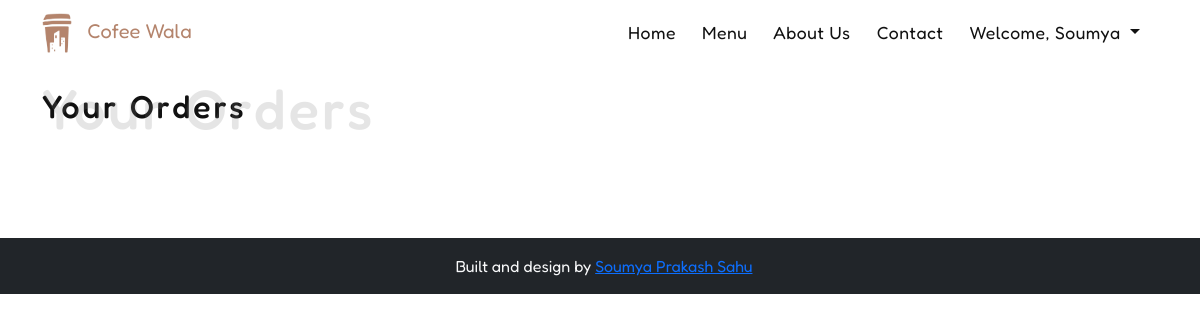
Page /food/orders/ (signed in) on the earlier database version.
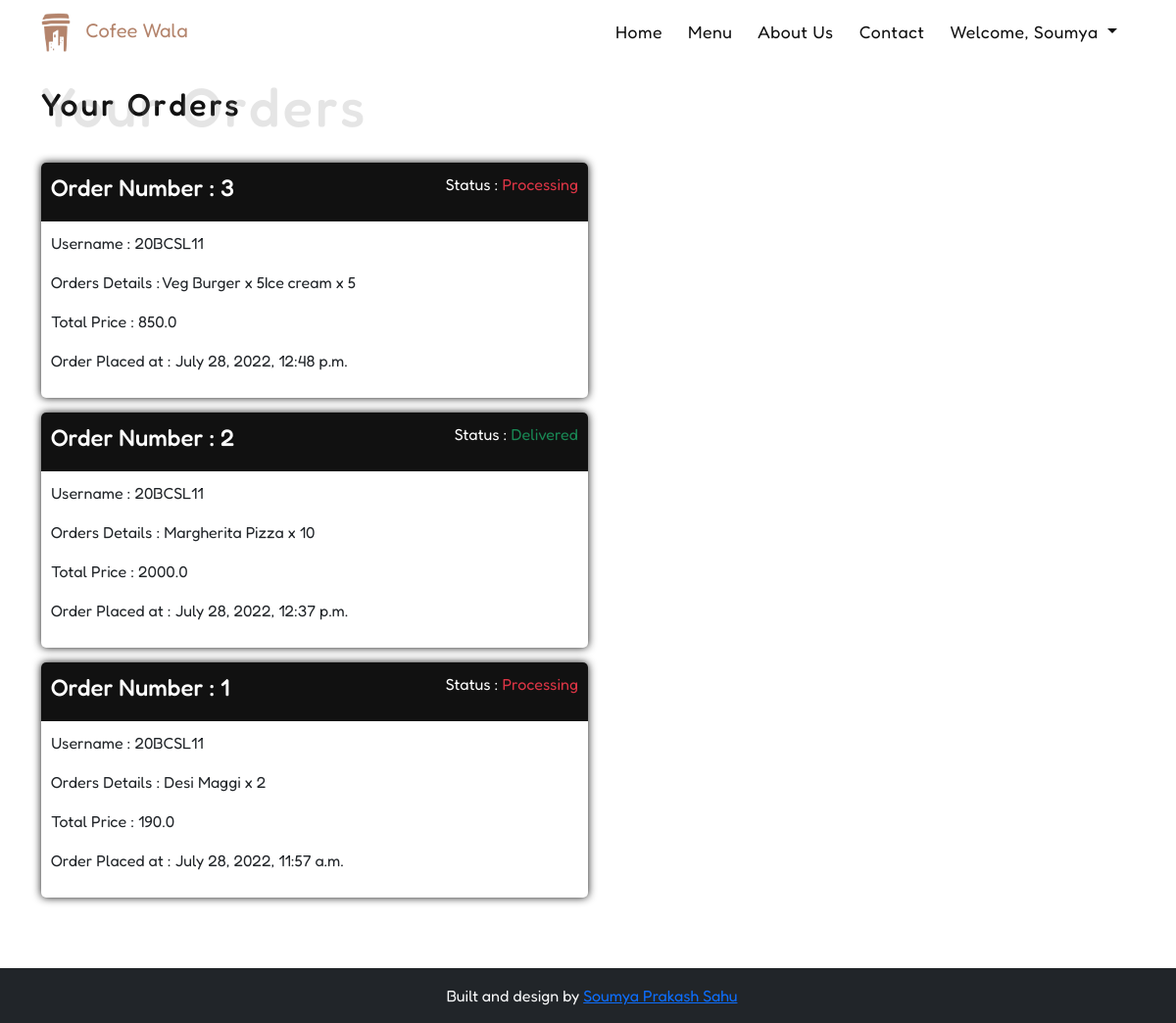
Same page on the later database version.
### FoodApp/models.py (models this page shows, shortened)
class Orders(models.Model):
    user = models.ForeignKey(User, on_delete=models.DO_NOTHING)
    order_details = models.CharField(max_length=500)
    total_price = models.FloatField()
    is_ready = models.BooleanField(default=False)
    is_delivered = models.BooleanField(default=False)
    created_at = models.DateTimeField(auto_now_add=True)
    updated_at = models.DateTimeField(auto_now=True)

### FoodApp/views.py (the view)
# urls.py: path('orders/', views.OrdersDetails, name="orders"),
def OrdersDetails(request):
    orderDetails = Orders.objects.filter(user=request.user).order_by('-id')
    context = {
        'details': orderDetails
    }
    return render(request, 'food/order.html', context)

### templates/food/order.html (shortened to what this page needs)
{% extends "base/base.html" %}
{% load static %}
{% block content %}
<div id="food-details-page">
    <section class="details-wrapper container">
        <h2 class="head-design mb-4">Your Orders <span>Your Orders</span></h2>
        {% for detail in details %}
        <div class="order-card">
            <div class="order-header">
                <h4>
                    Order Number : {{detail.id}}
                </h4>
                <p>Status :
                    {% if detail.is_ready and detail.is_delivered %}
                    <span class="text-success">Delivered</span>
                    {% elif detail.is_ready %}
                    <span class="text-warning">Ready</span>
                    {% else %}
                    <span class="text-danger">Processing</span>
                    {% endif %}
                </p>
            </div>
            <div class="order-body">
                <p> Username : {{detail.user}}</p>
                <p> Orders Details : {{detail.order_details}}</p>
                <p> Total Price : {{detail.total_price}}</p>
                <p> Order Placed at : {{detail.created_at}}</p>
            </div>
        </div>
        {% endfor %}
    </section>
</div>
{% endblock content %}

Differences in the rows shown:
added Orders: id "3", is_ready "Processing", user "20BCSL11", order_details "Veg Burger x 5Ice cream x 5", total_price "850.0", created_at "July 28, 2022, 12:48 p.m."
added Orders: id "2", is_ready "Delivered", user "20BCSL11", order_details "Margherita Pizza x 10", total_price "2000.0", created_at "July 28, 2022, 12:37 p.m."
added Orders: id "1", is_ready "Processing", user "20BCSL11", order_details "Desi Maggi x 2", total_price "190.0", created_at "July 28, 2022, 11:57 a.m."
